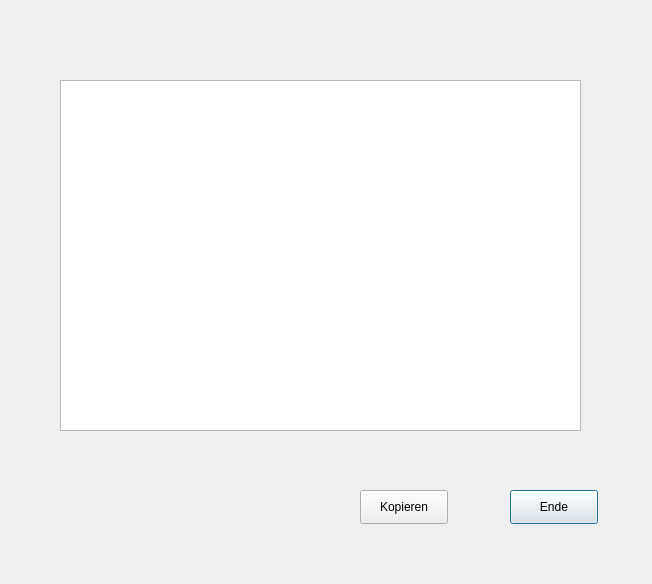
<?xml version="1.0" encoding="UTF-8"?>
<ui version="4.0">
 <class>Dialog</class>
 <widget class="QDialog" name="Dialog">
  <property name="geometry">
   <rect>
    <x>0</x>
    <y>0</y>
    <width>652</width>
    <height>584</height>
   </rect>
  </property>
  <property name="windowTitle">
   <string>Dialog</string>
  </property>
  <widget class="QPushButton" name="pB_Ende">
   <property name="geometry">
    <rect>
     <x>510</x>
     <y>490</y>
     <width>88</width>
     <height>34</height>
    </rect>
   </property>
   <property name="text">
    <string>Ende</string>
   </property>
  </widget>
  <widget class="QTextEdit" name="textEdit">
   <property name="geometry">
    <rect>
     <x>60</x>
     <y>80</y>
     <width>521</width>
     <height>351</height>
    </rect>
   </property>
  </widget>
  <widget class="QPushButton" name="pB_kopieren">
   <property name="geometry">
    <rect>
     <x>360</x>
     <y>490</y>
     <width>88</width>
     <height>34</height>
    </rect>
   </property>
   <property name="text">
    <string>Kopieren</string>
   </property>
  </widget>
 </widget>
 <resources/>
 <connections/>
</ui>
